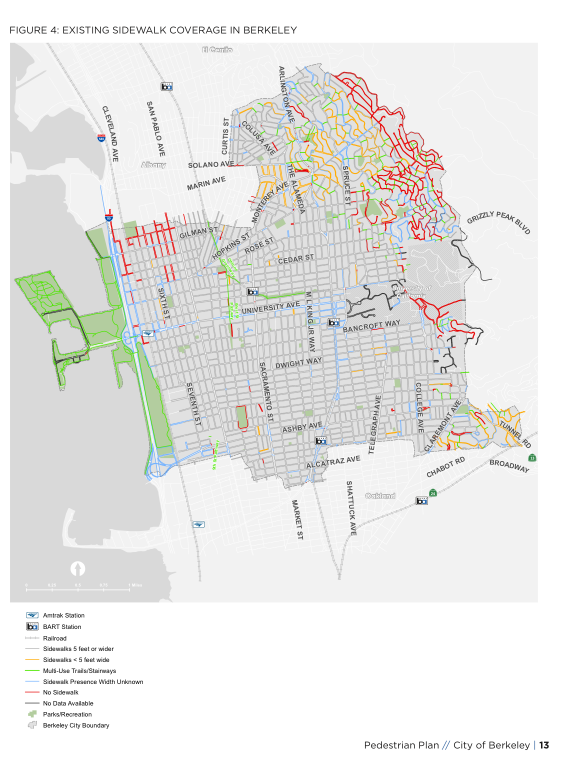
#> input picture data/reference/pedestrian-plan-2020-figure4.png, 1125 x 1528 px (shown at 1/2 size)
$ python fig4_extract.py
#> lines starting #> are read from the running program, lines starting #| are printed output that depends on the picture; after the words box and inside, x2 and y2 are one past the last pixel; in counts of white or black regions, pixels touching at a corner belong together
#!/usr/bin/env python3
"""Read the City's sidewalk-coverage map (Pedestrian Plan 2020, Figure 4) per block face.

The City does not publish the GIS layer behind Figure 4 ("Existing Sidewalk
Coverage in Berkeley"); neither the open-data portal nor gis.cityofberkeley.info
carries a sidewalk inventory. So the figure itself is used as the reference:

1. Georeference the figure. Five BART station icons give tie points for an
   affine fit; the fit is refined by matching the figure's street grid to the
   city street centerlines (chamfer distance), then refined again over the
   West Berkeley pilot area with a small shift/scale/rotation. Median offset
   between our centerlines and the figure's street lines is 1 px (~8 m) in
   the pilot area. The affine is stored in data/reference/figure4_affine.json.
2. Classify pixels by colour into the legend classes: red = no sidewalk,
   orange = under 5 ft, blue = presence known/width unknown, grey = 5 ft or
   wider, green = trail/stairway, dark grey = no data (also street labels).
3. For each block face in data/campable/faces.geojson, sample points every
   8 m along the face, look at a 5x5 pixel window, and take the majority
   class; coloured classes outrank grey because they are drawn over the
   street line. `fig4_share` is the share of samples agreeing with the result.

Limits to state when relying on this: the figure draws one line per street,
not per side, so both faces of a segment get the same class; the figure's
data date is not stated (the Plan notes sidewalks added around Gilman St in
summer 2019); 8 m pixels can blur the class at block ends and where streets
are close together. It is the City's own characterisation, which is why it
is used as the reference, but it is a map, not the dataset.

Usage: python3 tools/fig4_extract.py   (writes data/field/fig4_face_categories.csv)
"""
import json, math, collections, csv, pathlib
import numpy as np
from PIL import Image

ROOT = pathlib.Path(__file__).resolve().parents[1]
NAMES = {1: 'no_sidewalk', 2: 'under_5ft', 3: 'width_unknown', 4: 'trail', 5: 'no_data', 6: '5ft_or_wider', 0: 'none'}


def classify(im):
    r, g, b = im[..., 0], im[..., 1], im[..., 2]
    red = (r > 190) & (g < 80) & (b < 80)
    orange = (r > 220) & (g > 130) & (g < 200) & (b < 60)
    blue = (b > 220) & (r < 160) & (g > 150) & (g < 210)
    green = (g > 190) & (r < 120) & (b < 60)
    black = (r < 100) & (g < 100) & (b < 100) & (abs(r - g) < 12) & (abs(g - b) < 12)
    gray = (abs(r - g) < 8) & (abs(g - b) < 8) & (r >= 165) & (r <= 190)
    return np.select([red, orange, blue, green, black, gray], [1, 2, 3, 4, 5, 6], 0).astype(np.uint8)


def main():
    im = np.array(Image.open(ROOT / 'data/reference/pedestrian-plan-2020-figure4.png').convert('RGB')).astype(int)
    H, W, _ = im.shape
#> H = 1528; W = 1125
    cls = classify(im)
#> in classify, `r, g, b = im[..., 0], im[..., 1], im[..., 2]`:
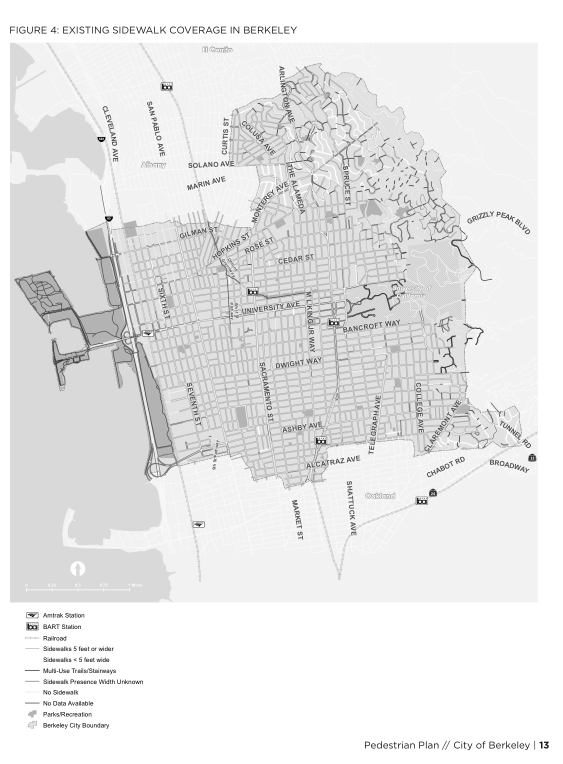
#> r: shape (1528, 1125) int64 (shown at 1/2 size); min 0, max 255, mean 231.8
#> in classify, `r, g, b = im[..., 0], im[..., 1], im[..., 2]`:
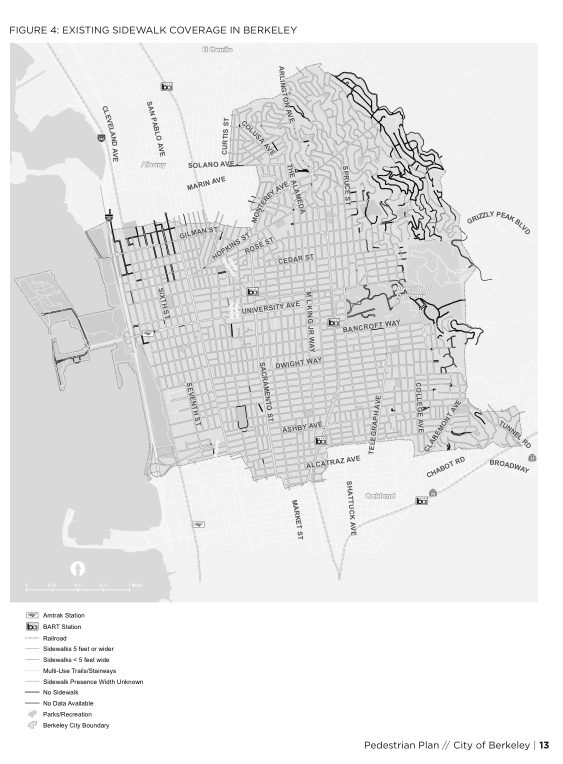
#> g: shape (1528, 1125) int64 (shown at 1/2 size); min 0, max 255, mean 231.8
#> in classify, `r, g, b = im[..., 0], im[..., 1], im[..., 2]`:
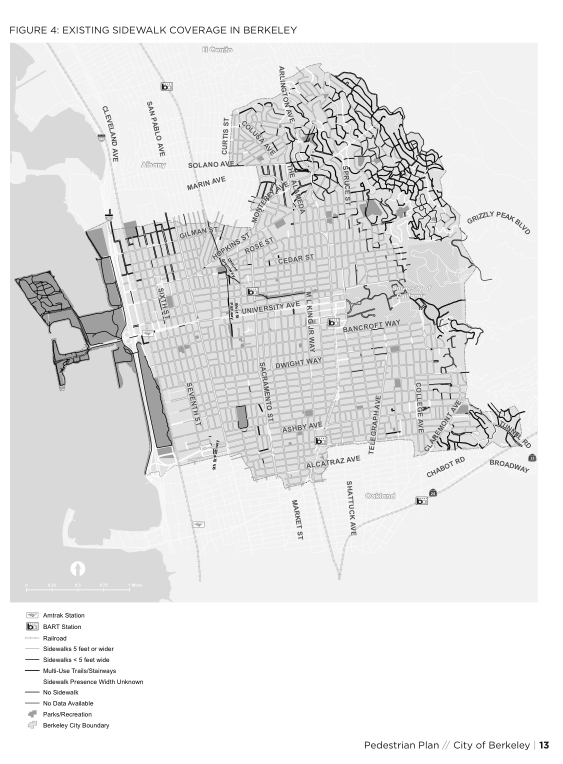
#> b: shape (1528, 1125) int64 (shown at 1/2 size); min 0, max 255, mean 229.9
#> in classify, `red = (r > 190) & (g < 80) & (b < 80)`:
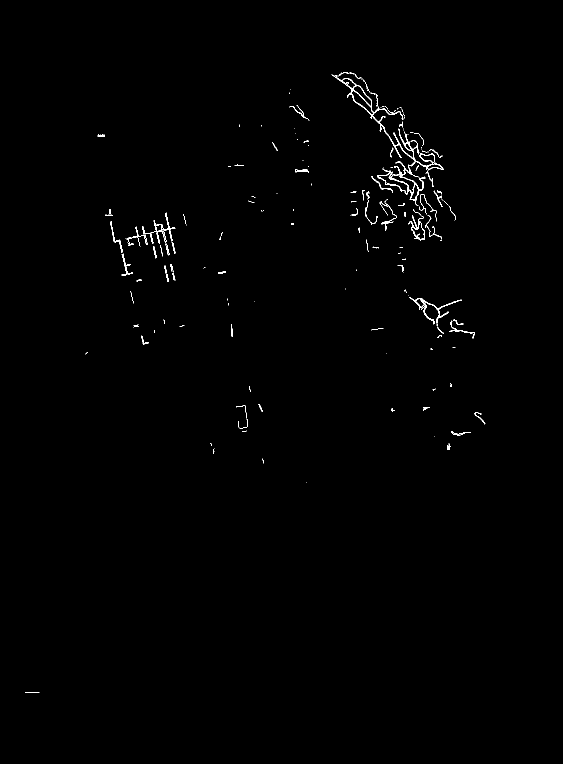
#> red: shape (1528, 1125) bool (shown at 1/2 size); 0.52% white in thin lines or dots, all inside (x1, y1, x2, y2) = (50, 144, 971, 1385)
#> in classify, `orange = (r > 220) & (g > 130) & (g < 200) & (b < 60)`: orange: shape (1528, 1125) bool; 0.28% white in thin lines or dots, all inside (x1, y1, x2, y2) = (51, 163, 1050, 1319)
#> in classify, `blue = (b > 220) & (r < 160) & (g > 150) & (g < 210)`: blue: shape (1528, 1125) bool; 0.61% white in thin lines or dots, all inside (x1, y1, x2, y2) = (51, 133, 1017, 1363)
#> in classify, `green = (g > 190) & (r < 120) & (b < 60)`: green: shape (1528, 1125) bool; 0.34% white in thin lines or dots, all inside (x1, y1, x2, y2) = (30, 157, 1009, 1341)
#> in classify, `black = (r < 100) & (g < 100) & (b < 100) & (abs(r - g) < 12) & (abs(g..`:
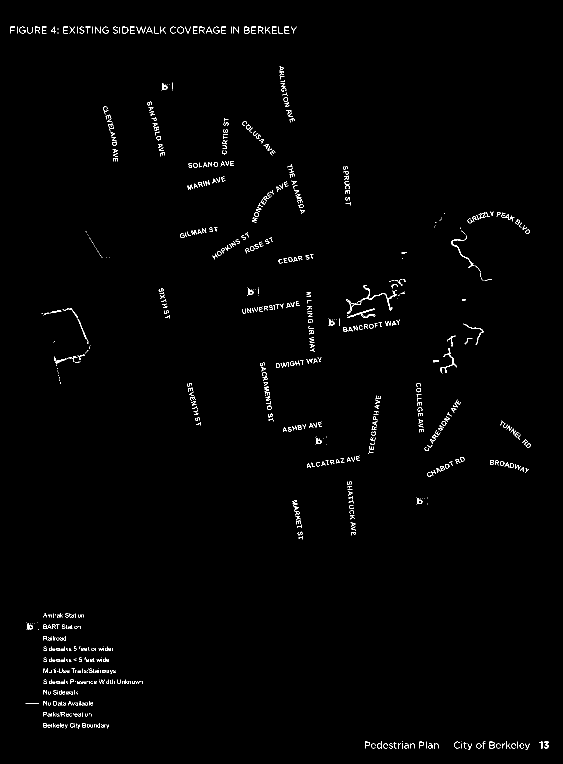
#> black: shape (1528, 1125) bool (shown at 1/2 size); 0.94% white in thin lines or dots
#> in classify, `gray = (abs(r - g) < 8) & (abs(g - b) < 8) & (r >= 165) & (r <= 190)`:
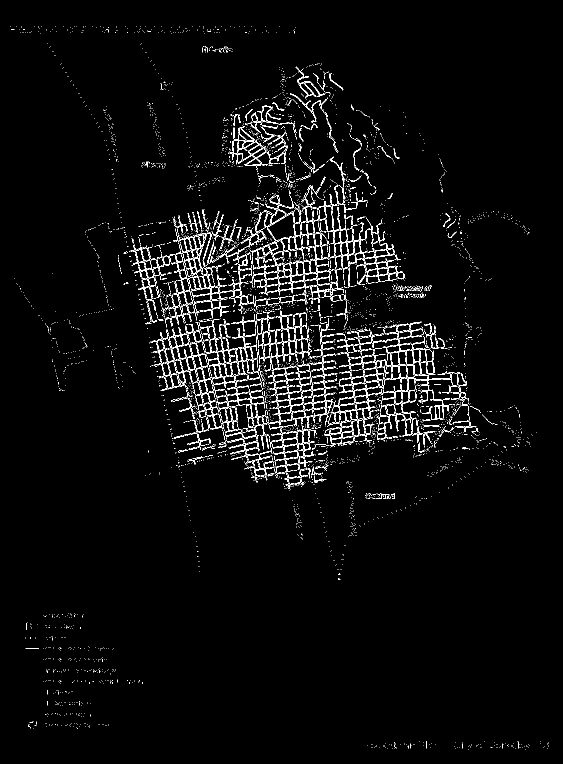
#> gray: shape (1528, 1125) bool (shown at 1/2 size); 3.1% white in thin lines or dots
#> in classify, `return np.select([red, orange, blue, green, black, gray], [1, 2, 3, 4,..`:
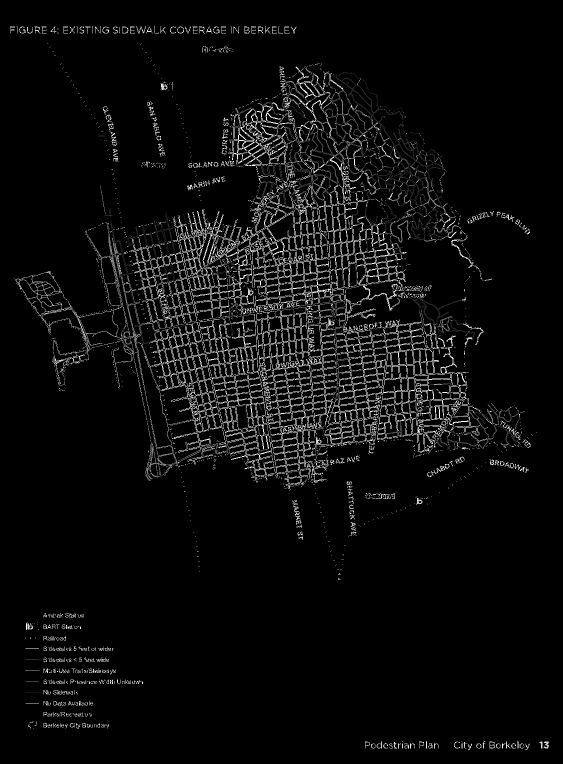
#> returned value: shape (1528, 1125) (shown at 1/2 size); min 0, max 6, mean 0.274; drawn with min black and max white
#> (the run stopped early here; a loop or call above may not have finished)
